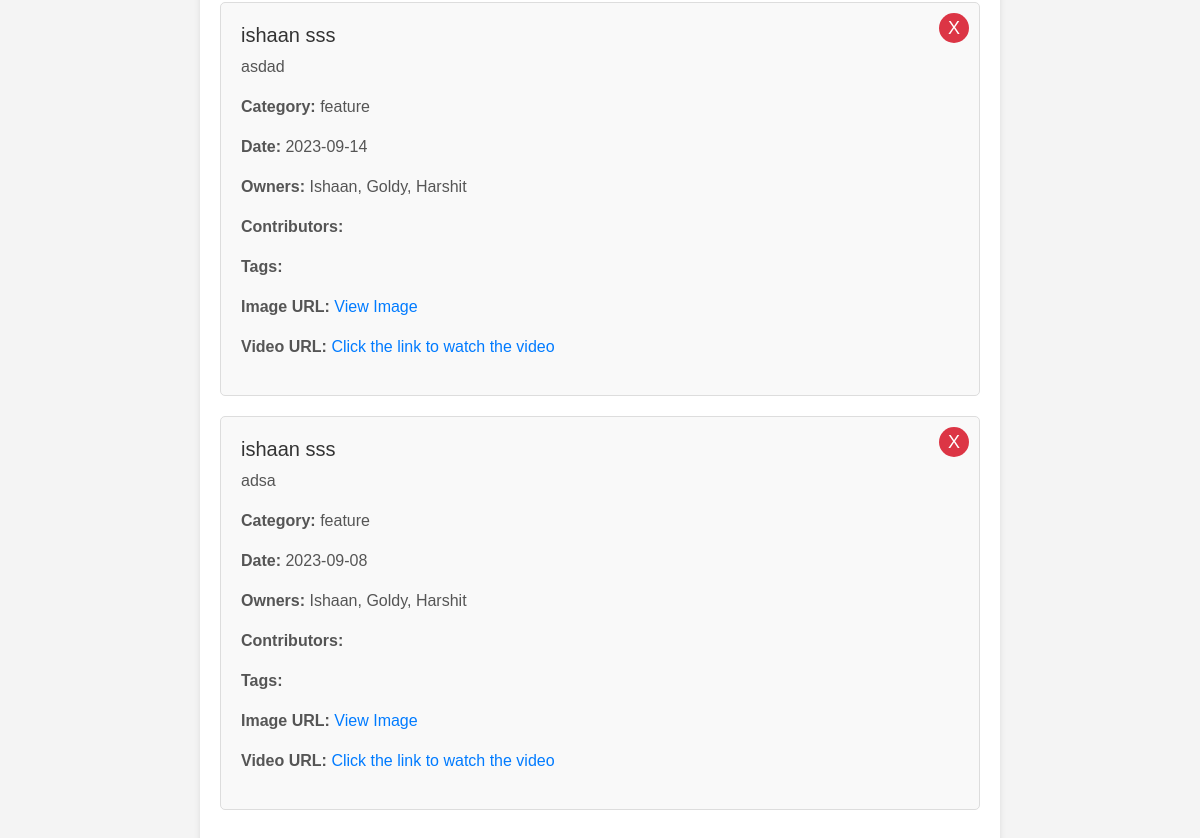
The page /features (lower part) on the database as committed earlier.
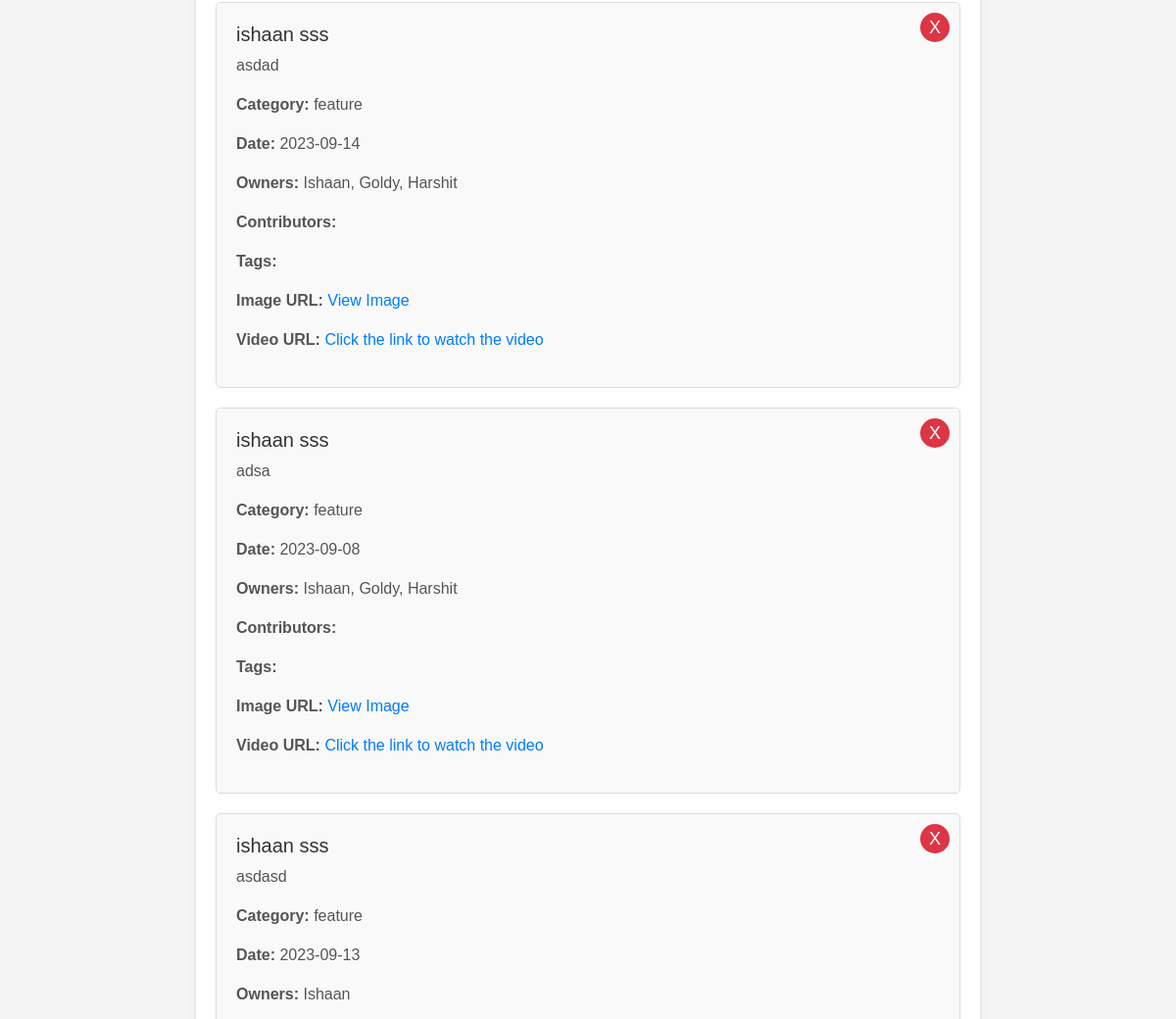
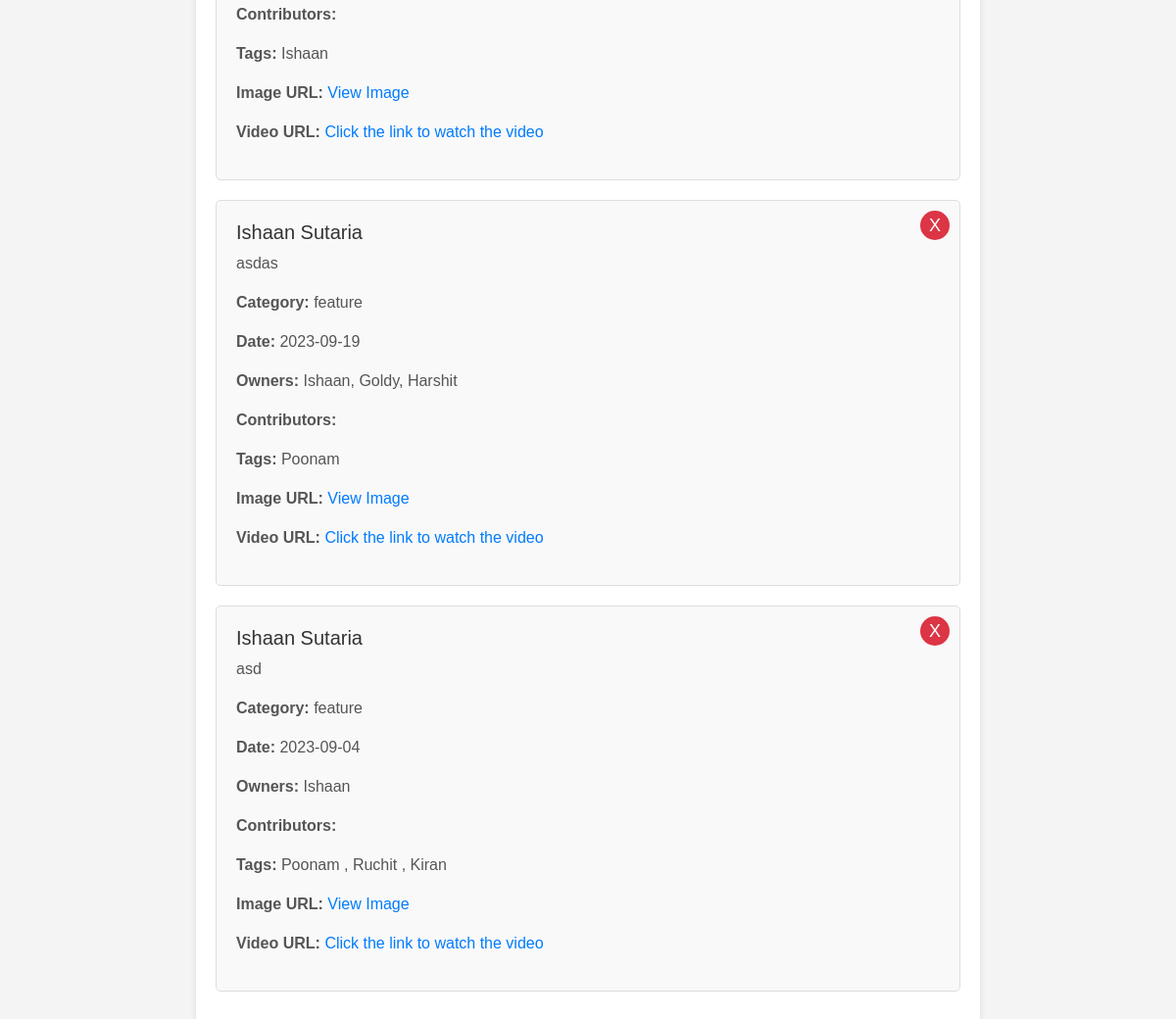
The same page on the database as committed later (2 pictures, top to bottom).
### main.py (models this page shows)
class Feature(db.Model):
    id = db.Column(db.Integer, primary_key=True)
    name = db.Column(db.String(100), nullable=False)
    description = db.Column(db.Text, nullable=False)
    image_url = db.Column(db.String(255), nullable=True)
    video_url = db.Column(db.String(255), nullable=True)
    category = db.Column(db.String(50), nullable=True)
    owners = db.relationship('User', secondary=owners, backref=db.backref('owners', lazy='dynamic'))
    contributors = db.relationship('User', secondary=contributors,
                                   backref=db.backref('contributors', lazy='dynamic'))
    tags = db.relationship('Tag', secondary='feature_tag_association', back_populates='features')
    date = db.Column(db.String(10), nullable=True)

class User(db.Model):
    id = db.Column(db.Integer, primary_key=True)
    name = db.Column(db.String(100), nullable=False)

class Tag(db.Model):
    __tablename__ = 'tags'
    id = db.Column(db.Integer, primary_key=True)
    name = db.Column(db.String(50), nullable=False, unique=True)
    features = db.relationship('Feature', secondary='feature_tag_association', back_populates='tags')

### main.py (the view)
@app.route('/features')
def index():
    features = Feature.query.all()
    categories = [feature.category for feature in features if feature.category]
    categories = list(set(categories))  # Remove duplicates
    tags = Tag.query.all()
    tag_list = [tag.name for tag in tags]
    return render_template('index.html', features=features, tags=tag_list)

### templates/index.html (shortened to what this page needs)
<!DOCTYPE html>
<html lang="en">
<head>
    <link href="https://stackpath.bootstrapcdn.com/bootstrap/4.5.2/css/bootstrap.min.css" rel="stylesheet">
    <link href="https://cdnjs.cloudflare.com/ajax/libs/select2/4.0.13/css/select2.min.css" rel="stylesheet">
</head>
<body>
<div class="container">
    <ul class="feature-list">
        {% for feature in features %}
        <li class="feature-item">
            <h2>{{ feature.name }}</h2>
            <p>{{ feature.description }}</p>
            <div class="feature-details">
                <p><strong>Category:</strong> {{ feature.category }}</p>
                <p><strong>Date:</strong> {{ feature.date }}</p>
                <p><strong>Owners:</strong> {% for owner_name in feature.owners %}
                    {{ owner_name.name }}
                    {% endfor %}</p>
                <p><strong>Contributors:</strong> </p>
                <p><strong>Tags:</strong> {% for tag in feature.tags %}
                    {{ tag.name }}
                    {% if not loop.last %}, {% endif %}
                    {% endfor %}</p>
                <p><strong>Image URL:</strong> <a href="{{ feature.image_url }}" target="_blank">View Image</a></p>
                <p><strong>Video URL:</strong> <a href="{{ feature.video_url }}" target="_blank"> Click the link
                    to watch the video</a></p>
            </div>
            <button class="delete-feature-btn" data-feature="{{ feature.name }}"
                    onclick="deleteFeature('{{ feature.name }}')">X
            </button>
        </li>
        {% endfor %}
    </ul>
</div>
</body>
</html>

### templates/index.html (style rules this page uses)
body { font-family: Arial, sans-serif; background-color: #f4f4f4; margin: 0; padding: 0; }
.container { max-width: 800px; margin: 0 auto; padding: 20px; background-color: #ffffff; border-radius: 5px; box-shadow: 0 4px 6px rgba(0, 0, 0, 0.1); }
ul.feature-list { list-style: none; padding: 0; }
.feature-item { border: 1px solid #ddd; padding: 20px; margin-bottom: 20px; border-radius: 5px; background-color: #f9f9f9; position: relative; }
.feature-item h2 { font-size: 20px; color: #333; margin-top: 0; }
.feature-item p { font-size: 16px; color: #555; }
.feature-item button { position: absolute; top: 10px; right: 10px; background-color: #dc3545; color: #fff; border: none; border-radius: 50%; width: 30px; height: 30px; cursor: pointer; }
.feature-details { margin-top: 10px; font-size: 14px; color: #777; }
.feature-details a { color: #007BFF; text-decoration: none; }
.delete-feature-btn { position: absolute; top: 10px; right: 10px; background-color: #dc3545; color: #fff; border: none; border-radius: 50%; width: 30px; height: 30px; cursor: pointer; font-size: 18px; }

Rows that differ between the two databases and show on the page:
added Feature: name "ishaan sss", description "asdasd", category "feature", date "2023-09-13"
now on this page (row unchanged): User: name "Ishaan"
added Tag: name "Ishaan", shown under "ishaan sss"
added Feature: name "Ishaan Sutaria", description "asdas", category "feature", date "2023-09-19", User (name "Ishaan, Goldy, Harshit")
added Tag: name "Poonam"
added Feature: name "Ishaan Sutaria", description "asd", category "feature", date "2023-09-04"
added Tag: name "Ruchit", shown under "Ishaan Sutaria"
added Tag: name "Kiran", shown under "Ishaan Sutaria"
